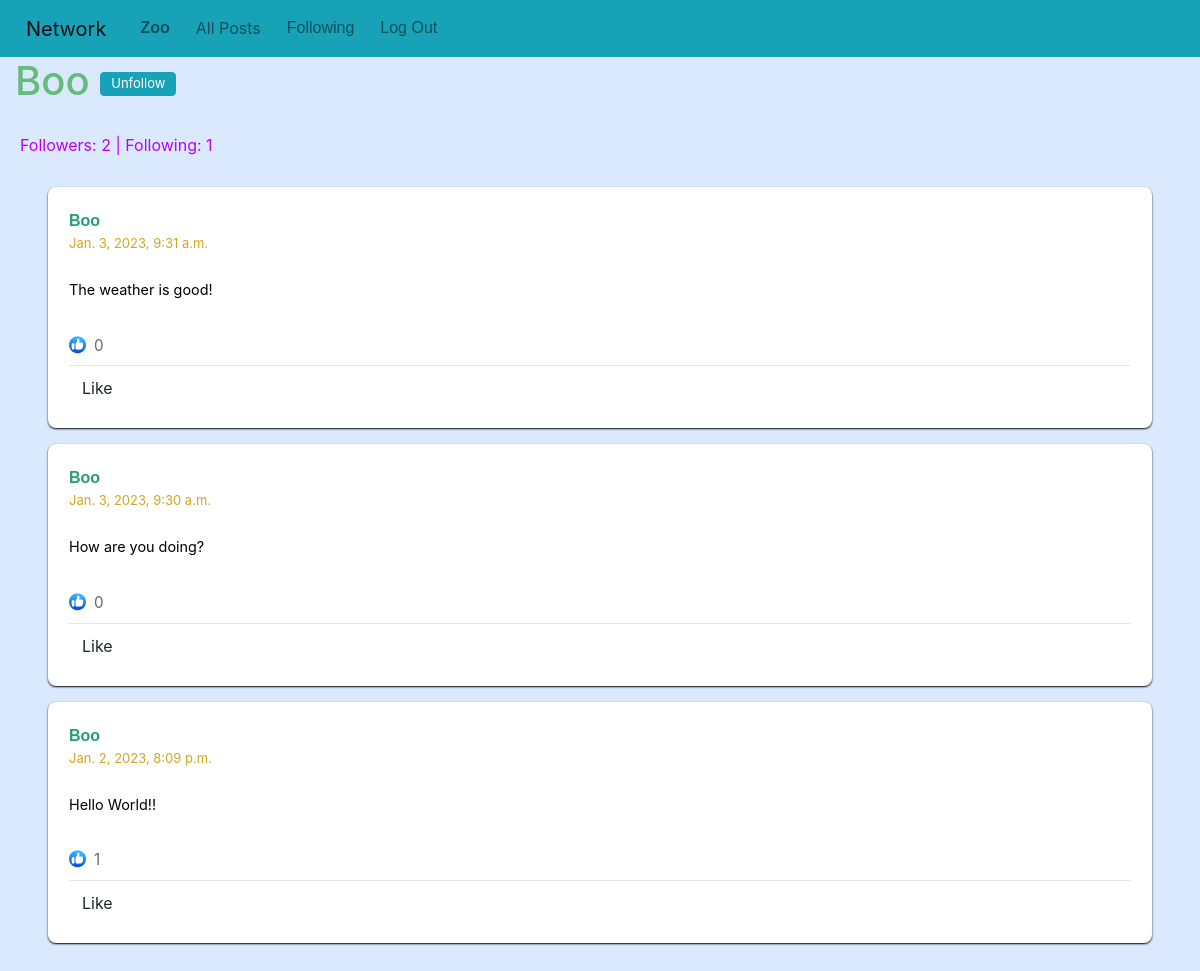
The page /profile/1/page/1 (signed in) on the database its author committed.
### network/models.py (models this page shows, shortened)
class User(AbstractUser):
    pass

class Posts(models.Model):
    content = models.TextField(blank = False)
    likes = models.ManyToManyField(User, related_name="liked_posts")
    user = models.ForeignKey(User, on_delete = models.CASCADE, related_name = "user_posts")
    like = models.IntegerField(default = 0)
    time = models.DateTimeField(auto_now_add = True)

### network/views.py (the view, shortened to what this page needs)
# urls.py: path("profile/<int:user_id>/page/<int:page_number>", views.show_profile, name="userPosts"),
@csrf_exempt
def show_profile(request, user_id, page_number):
        user_pr = User.objects.get(pk=user_id)
        user_posts = user_pr.user_posts.order_by("-time").all()
        paginator = Paginator(user_posts, 10)
        page_number = request.GET.get('page')
        page_paginator = paginator.get_page(page_number)
        followers = user_pr.follows.first().followers.all()
        ist_following = request.user in followers
        f_status = "Follow" if not ist_following else "Unfollow"
        followings = user_pr.follows.first().followed.all()
        return render(request, "network/profile.html", {
            "user_posts": user_pr.user_posts.order_by("-time").all(),
            "usrr": user_pr,
            "page_paginator": page_paginator,
            "followers": len(followers),
            "followings": len(followings),
            "buttonContent": f_status,
    })

### network/templates/network/profile.html (shortened to what this page needs)
{% extends "network/layout.html" %}
{% load static %}
{% block body %}
    <div>
        <h1 id="user-head">{{ usrr }}
        {% if request.user.is_authenticated and request.user != usrr %}
        <button onclick="follow('{{ usrr.id }}');" class="btn btn-info" id="follow-btn">{{ buttonContent }}</button>
        {% endif %}
        </h1>
    </div>
    <div>
    <p id="follow-data">Followers: {{ followers }} | Following: {{ followings  }}</p>
    </div>
    </div>
    <div id="all_posts">
    </div>
    {%  include "network/posts.html" with posts=page_paginator %}
    {% if page_paginator.paginator.num_pages > 1 %}
        <nav aria-label="Page navigation">
            <ul class="pagination ml-5 mt-5">
                {% if page_paginator.has_previous %}
                    <li class="page-item"> <a class="page-link" href="?page=1">First</a></li>
                    <li class="page-item"><a class="page-link" href="?page={{ page_paginator.previous_page_number }}">&laquo;</a></li>
                {% else %}
                    <li class="page-item disabled"><a class="page-link" href="#">&laquo;</a></li>
                {% endif %}
                <li class="page-item current-item"><span class="current page-link">
                    Page {{ page_paginator.number }} of {{ page_paginator.paginator.num_pages }}
                </span></li>
                {% if page_paginator.has_next %}
                    <li class="page-item"><a class="page-link" href="?page={{ page_paginator.next_page_number }}">&raquo;</a></li>
                    <li class="page-item"><a class="page-link" href="?page={{ page_paginator.paginator.num_pages }}">Last</a>
                {% else %}
                    <li class="page-item disabled"><a class="page-link" href="#">&raquo;</a></li>
                {% endif %}
            </ul>
        </nav>
    {% else %}
        <div style="height: 60px"></div>
    {% endif %}
{% endblock %}

### network/templates/network/layout.html (shortened to what this page needs)
{% load static %}
<!DOCTYPE html>
<html lang="en">
    <head>
        <link rel="stylesheet" href="https://stackpath.bootstrapcdn.com/bootstrap/4.4.1/css/bootstrap.min.css">
        <link href="{% static 'network/styles.css' %}" rel="stylesheet">
    </head>
    <body>
        <nav class="navbar navbar-expand-lg navbar-light bg-info" id="bar">
            <a class="navbar-brand" href="#">Network</a>
            <div>
              <ul class="navbar-nav mr-auto">
                {% if user.is_authenticated %}
                    <li class="nav-item">
                        <a class="nav-link post-user" href="{% url 'userPosts' user.id 1  %}"><strong>{{ user.username }}</strong></a>
                    </li>
                {% endif %}
                <li class="nav-item">
                  <a class="nav-link nav-link" href="{% url 'index' %}">All Posts</a>
                </li>
                {% if user.is_authenticated %}
                    <li class="nav-item">
                        <a class="nav-link nav-list" href="{% url 'following' 1 %}">Following</a>
                    </li>
                    <li class="nav-item">
                        <a class="nav-link nav-list" href="{% url 'logout' %}">Log Out</a>
                    </li>
                {% endif %}
              </ul>
            </div>
          </nav>
        <div class="body">
            {% block body %}
            {% endblock %}
    </body>
</html>

### network/templates/network/posts.html (shortened to what this page needs)
{% load static %}
{%  for post in posts %}
    <div class="card mb-3 mr-5 ml-5" style="border-radius: 8px; border-color: transparent; box-shadow: 0 1px 2px">
        <div class="card-body">
            <div>
                <strong><a href="{% url 'userPosts' post.user.id 1 %}" class="post-user">{{ post.user.username }}</a></strong>
                <p style="margin-bottom: 3px; line-height: 18px"><small class="time-data"> {{ post.time }}</small></p>
            </div>
            <br/>
            <div class="card-text content" id="content{{ post.id }}" style="font-size: 0.9rem; margin-bottom: .5rem">{{ post.content }}</div>
            <br/>
            <div><img src="{% static 'network/like_icon.png' %}" width="17px" style="position: relative; top: 50%; transform: perspective(1px) translateY(-10%);"><span id="likes{{ post.id }}" style="font-size: 0.95rem; margin-left: .5rem; color: #65676B">{{ post.likes.all.count }}</span></div>
            <hr style="margin-bottom: 3px; margin-top: 8px">
            <div style="text-align: left">
                {% if user.is_authenticated %}
                    <button data-postid="{{ post.id }}" class="btn post-btn like">
                        {% if user in post.likes.all %}
                                Unlike
                        {% else %}
                                Like
                        {% endif %}
                    </button>
                {% else %}
                    <a href="{% url 'login' %}">Like</a>
                {% endif %}
            </div>
        </div>
    </div>
{% endfor %}

### network/static/network/styles.css (style rules this page uses)
body { background-color: #dbe9ff; color: black; }
#all_posts { padding-top: 14px; padding-left: 7px; color: #64bd7c; }
#bar { color: gray; }
.navbar-nav { display: flex; flex-direction: row; }
.navbar-brand { padding-left: 10px; padding-bottom: 5px; }
.nav-item { padding-left: 10px; }
.time-data { color: #cfa723; font-size: small; margin-top: 1px; }
.nav-list { color: #249e73; font-family: Verdana, Geneva, Tahoma, sans-serif; text-transform: capitalize; font-size: medium; margin-bottom: 1px; }
.post-user { color: #249e73; font-family: Verdana, Geneva, Tahoma, sans-serif; text-transform: capitalize; font-size: medium; font-weight: bold; margin-bottom: 1px; }
#user-head { padding-left: 10px; padding-bottom: 20px; text-transform: capitalize; margin-left: 5px; color: #64bd7c; }
#follow-data { padding-left: 20px; font-size: medium; color: #b603fc; }
.btn-info { position: relative; padding-right: 10px; padding-left: 10px; padding-bottom: 1px; padding-top: 1px; font-size: small; }

### rows shown on the page
User: username "Zoo"
User: username "Boo"
Posts: user.username "Boo", time "Jan. 3, 2023, 9:31 a.m.", content "The weather is good!", likes.all.count "0", shows "Like"
Posts: user.username "Boo", time "Jan. 3, 2023, 9:30 a.m.", content "How are you doing?", likes.all.count "0", shows "Like"
Posts: user.username "Boo", time "Jan. 2, 2023, 8:09 p.m.", content "Hello World!!", likes.all.count "1", shows "Like"

### other values the page prints
{{ buttonContent }} "Unfollow"
{{ followers }} "2"
{{ followings }} "1"
